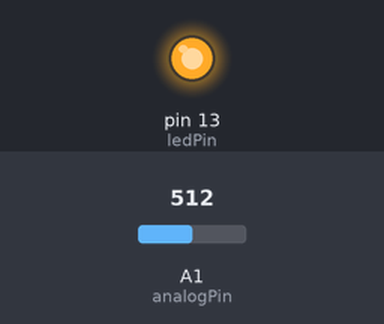
A sketch run on a simulated Arduino Uno, built with avr-gcc and run on an emulated ATmega328P. Parts: output pins drawn as LEDs (lit = HIGH). Dashed ring = blinking. Inputs (shaded band) come from the test bench; at power-on: A1 (analogPin) = 512.

Above: at 1.2 s.
1.3 s: A1 (analogPin) set to 734
4.3 s: A1 (analogPin) set to 758
7.3 s: A1 (analogPin) set to 733
10.3 s: A1 (analogPin) set to 707
13.3 s: A1 (analogPin) set to 306
At 13.8 s:
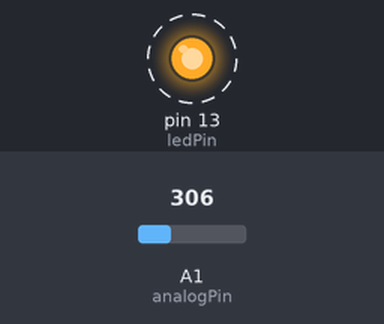
Timing chart, 0 to 17.3 s (numbered marks = the images above; inputs shaded):
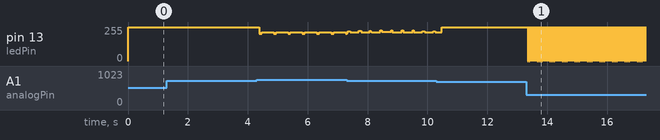

Measured:
- after the input at 13.3 s, pin 13 (ledPin): alternates 255/255 for 0.04 s and 0/255 for 0.01 s, starting after 0.06 s

The sketch:

AnalogReadwriteMap.ino
```cpp
int ledPin = 13;
int analogPin = 1;
int val = 0;
void setup() {
  pinMode (ledPin, OUTPUT);
}

 void loop() {
  // read the input on analog pin 0:
  val = analogRead(analogPin);
  val= map(val, 1023, 0 ,0 ,255);

digitalWrite(ledPin,HIGH);
  delay(val/4);
digitalWrite (ledPin,LOW);
delay(val/20);
}
```
